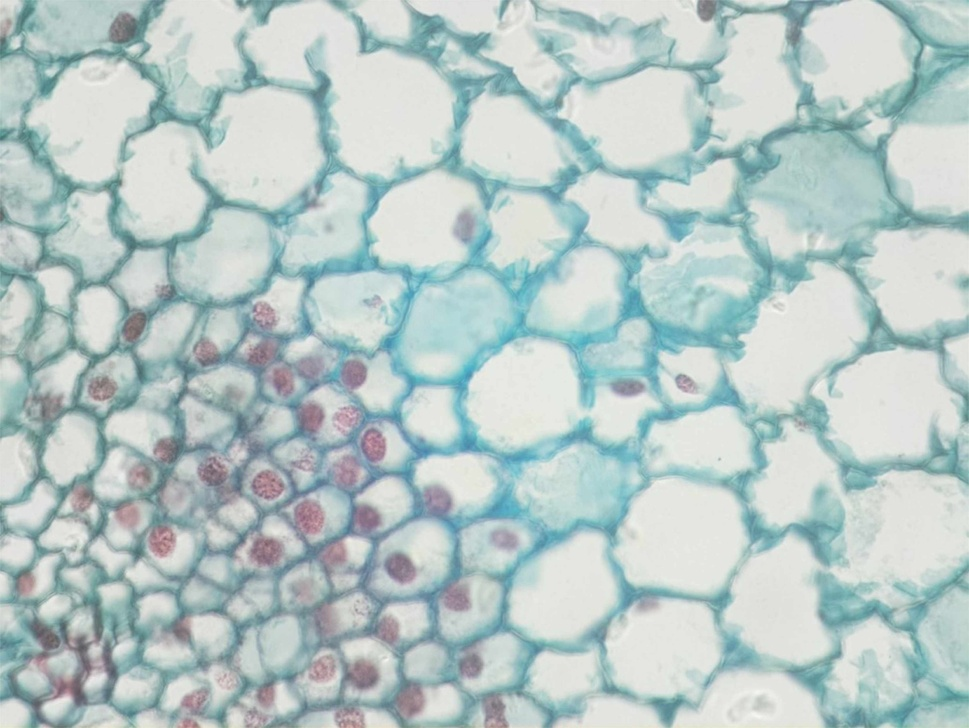
#> input picture tests/cv/input/img/input01.jpeg, 969 x 728 px, shrunk from 3280 x 2464 before the run
$ python -i count.py   (imports and definitions only)
#> lines starting #> are read from the running program, lines starting #| are printed output that depends on the picture
#count.py
#Takes img and analyzes to return  cell count in img
#ML edit

import numpy as np
import cv2
from dataclasses import dataclass
from typing import List, Optional
from backend.preprocess import preprocess


@dataclass
class CountResult:
    count: int
    areas: List[int]
    mask_u8: Optional[np.ndarray] = None
    overlay_bgr: Optional[np.ndarray] = None


def count_blobs(
    gray: np.ndarray,
    threshold: Optional[float] = None,
    min_area: int = 120,        #===== Will need to change depending on image, 900 seems to work good so far====
    max_area: Optional[int] = None,        #===Limit the max area=====
    debug: bool = False
) -> CountResult:

    gray_u8 = (np.clip(gray, 0.0, 1.0) * 255).astype(np.uint8)
    blur = cv2.GaussianBlur(gray_u8, (5, 5), 0)

    if threshold is None:
        _, mask = cv2.threshold(blur, 0, 255, cv2.THRESH_BINARY_INV + cv2.THRESH_OTSU)
    else:
        t = int(threshold * 255)
        _, mask = cv2.threshold(blur, t, 255, cv2.THRESH_BINARY_INV)

    kernel = np.ones((3, 3), np.uint8)
    mask = cv2.morphologyEx(mask, cv2.MORPH_OPEN, kernel, iterations=1)     #Ignore tiny specs
    mask = cv2.morphologyEx(mask, cv2.MORPH_CLOSE, kernel, iterations=2)

    num, labels, stats, _ = cv2.connectedComponentsWithStats(mask, connectivity=8)

    areas: List[int] = []
    count = 0
    #====Create the overlay====
    overlay = None
    if debug:
        overlay = cv2.cvtColor(gray_u8, cv2.COLOR_GRAY2BGR)

    for i in range(1, num):
        area = int(stats[i, cv2.CC_STAT_AREA])
        if area < min_area:
            continue
        if max_area is not None and area > max_area:
            continue

        count += 1
        areas.append(area)
        #=======Draw boxes and count=====
        if debug and overlay is not None:
            x = int(stats[i, cv2.CC_STAT_LEFT])
            y = int(stats[i, cv2.CC_STAT_TOP])
            w = int(stats[i, cv2.CC_STAT_WIDTH])
            h = int(stats[i, cv2.CC_STAT_HEIGHT])
            cv2.rectangle(overlay, (x, y), (x + w, y + h), (0, 255, 0), 2)
            cv2.putText(
                overlay, str(count),
                (x, max(0, y - 5)),
                cv2.FONT_HERSHEY_SIMPLEX, 0.4, (0, 255, 0), 1, cv2.LINE_AA
            )

    if debug:
        return CountResult(count=count, areas=areas, mask_u8=mask, overlay_bgr=overlay)
    return CountResult(count=count, areas=areas)


def count_from_rgb(
    rgb_u8: np.ndarray,
    threshold: Optional[float] = None,
    min_area: int = 120,
    max_area: Optional[int] = None,
    debug: bool = False
) -> CountResult:

    gray_f32 = preprocess(rgb_u8)  # (H,W) float32 in [0,1]
    return count_blobs(
        gray_f32,
        threshold=threshold,
        min_area=min_area,
        max_area=max_area,
        debug=debug,
    )

>>> import cv2
>>> picture = cv2.imread('../tests/cv/input/img/input01.jpeg', cv2.IMREAD_GRAYSCALE)
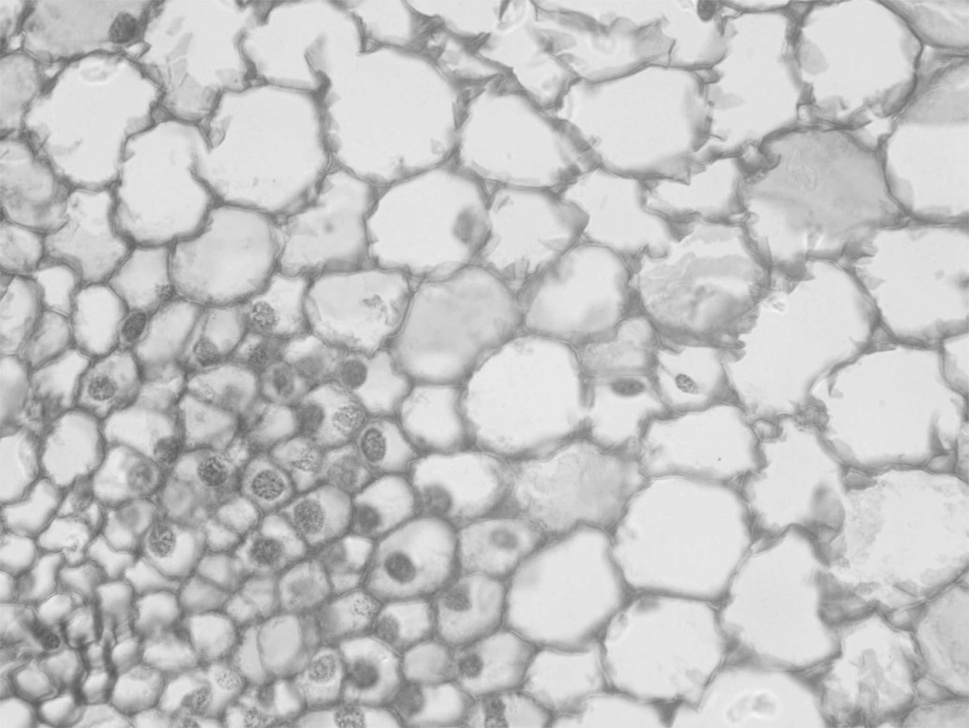
#> picture: shape (728, 969); min 89, max 246, mean 195.3
>>> result = count_blobs(picture)
#> in count_blobs, `gray_u8 = (np.clip(gray, 0.0, 1.0) * 255).astype(np.uint8)`: gray_u8: shape (728, 969); every value is 255
#> in count_blobs, `_, mask = cv2.threshold(blur, 0, 255, cv2.THRESH_BINARY_INV + cv2.THRE..`: mask: shape (728, 969); every value is 0
#> in count_blobs, `num, labels, stats, _ = cv2.connectedComponentsWithStats(mask, connect..`: labels: shape (728, 969) int32; every value is 0
#> in count_blobs, `num, labels, stats, _ = cv2.connectedComponentsWithStats(mask, connect..`: num = 1; stats = [[0, 0, 969, 728, 705432]]
#> after the loop in count_blobs, `for i in range(1, num):`: areas = []; count = 0

$ run again, on tests/cv/input/img/input02.jpeg
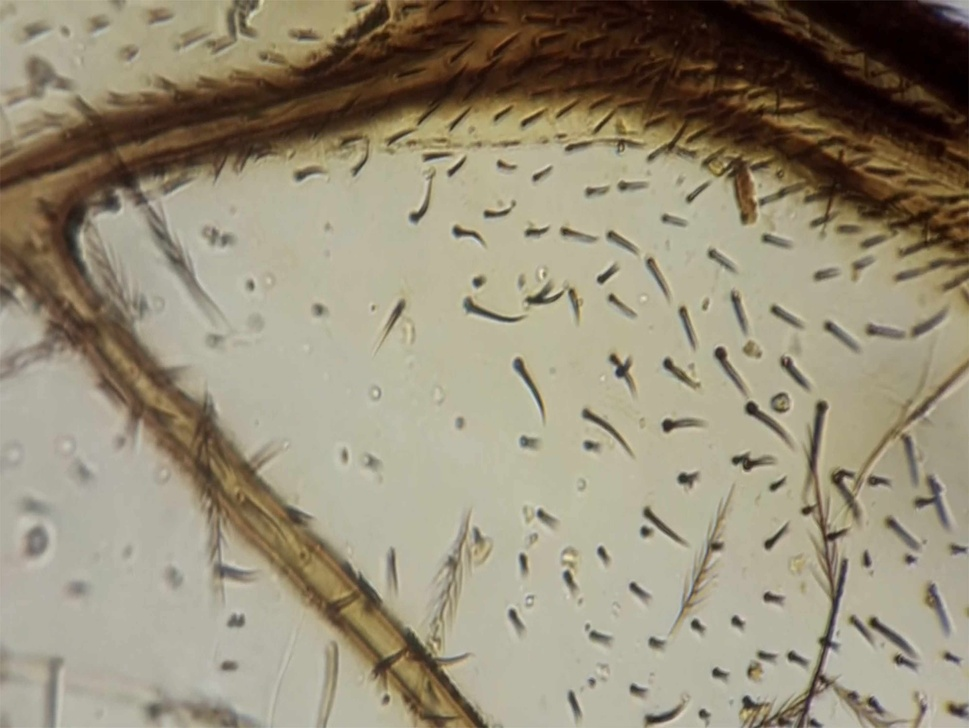
#> input picture tests/cv/input/img/input02.jpeg, 969 x 728 px, shrunk from 3280 x 2464 before the run
#> `picture = cv2.imread('../tests/cv/input/img/input01.jpeg', cv2.IMREAD_..`:
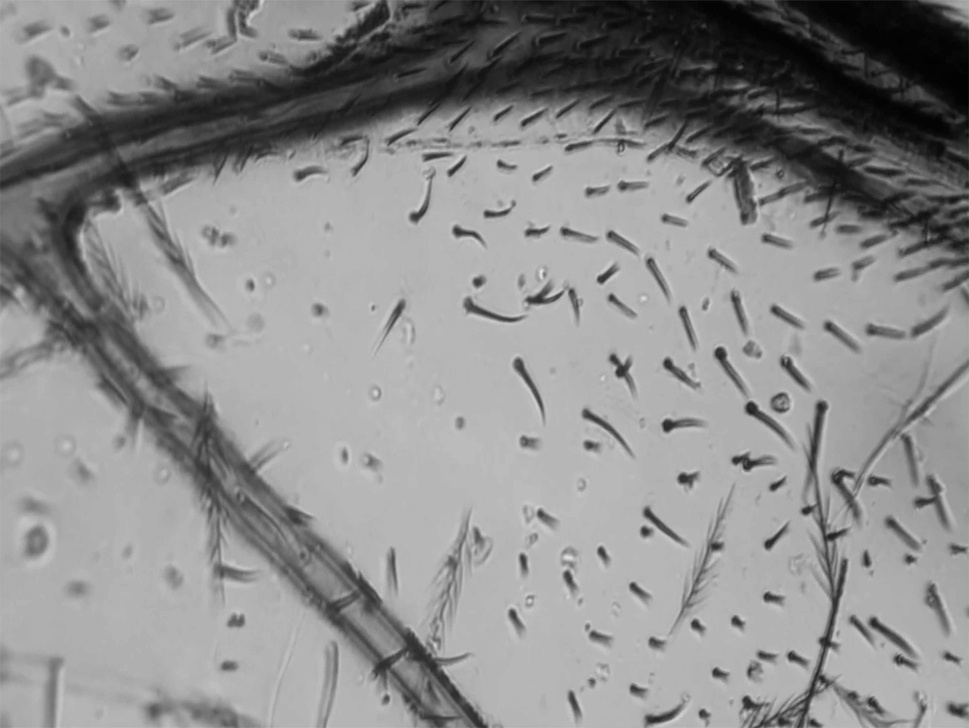
#> picture: shape (728, 969); min 1, max 230, mean 140.9
#> gray_u8: shape (728, 969); every value is 255
#> mask: shape (728, 969); every value is 0
#> labels: shape (728, 969) int32; every value is 0
#> num = 1; stats = [[0, 0, 969, 728, 705432]]
#> after the loop in count_blobs, `for i in range(1, num):`: areas = []; count = 0
